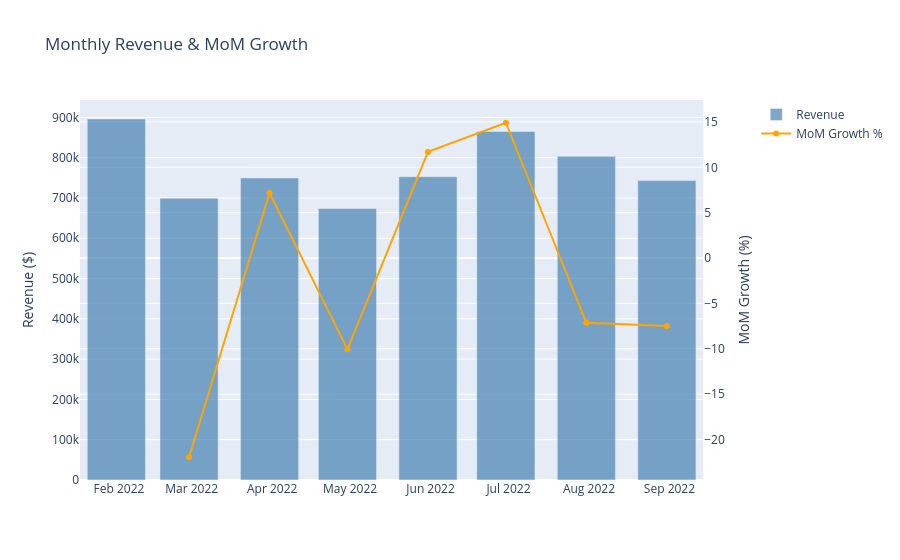

Notebook code cell kept with this figure:
### Markdown cell above
## 2. Revenue Trends

Monthly revenue with month-over-month growth rate.

### Code cell
monthly = mom_growth(monthly_revenue(df))

fig = make_subplots(specs=[[{'secondary_y': True}]])

fig.add_trace(
    go.Bar(x=monthly['Month'], y=monthly['Revenue'], name='Revenue', marker_color='steelblue', opacity=0.7),
    secondary_y=False
)
fig.add_trace(
    go.Scatter(x=monthly['Month'], y=monthly['MoM Growth %'], name='MoM Growth %',
               mode='lines+markers', line=dict(color='orange', width=2)),
    secondary_y=True
)

fig.update_layout(title='Monthly Revenue & MoM Growth', hovermode='x unified')
fig.update_yaxes(title_text='Revenue ($)', secondary_y=False)
fig.update_yaxes(title_text='MoM Growth (%)', secondary_y=True)
fig.show()

### Figure 1 — Plotly figure (JSON) as saved in the notebook; plotly's stock layout.template omitted (floating-point values rounded to 4 significant figures)
{"data": [{"marker": {"color": "steelblue"}, "name": "Revenue", "opacity": 0.7, "type": "bar", "x": ["2022-01-31T00:00:00.000000000", "2022-02-28T00:00:00.000000000", "2022-03-31T00:00:00.000000000", "2022-04-30T00:00:00.000000000", "2022-05-31T00:00:00.000000000", "2022-06-30T00:00:00.000000000", "2022-07-31T00:00:00.000000000", "2022-08-31T00:00:00.000000000"], "xaxis": "x", "y": [896100.0, 699400.0, 749500.0, 674100.0, 752900.0, 865100.0, 803400.0, 743100.0], "yaxis": "y"}, {"line": {"color": "orange", "width": 2}, "mode": "lines+markers", "name": "MoM Growth %", "type": "scatter", "x": ["2022-01-31T00:00:00.000000000", "2022-02-28T00:00:00.000000000", "2022-03-31T00:00:00.000000000", "2022-04-30T00:00:00.000000000", "2022-05-31T00:00:00.000000000", "2022-06-30T00:00:00.000000000", "2022-07-31T00:00:00.000000000", "2022-08-31T00:00:00.000000000"], "xaxis": "x", "y": [NaN, -21.95, 7.164, -10.06, 11.7, 14.91, -7.134, -7.503], "yaxis": "y2"}], "layout": {"hovermode": "x unified", "title": {"text": "Monthly Revenue & MoM Growth"}, "xaxis": {"anchor": "y", "domain": [0, 0.94]}, "yaxis": {"anchor": "x", "domain": [0, 1], "title": {"text": "Revenue ($)"}}, "yaxis2": {"anchor": "x", "overlaying": "y", "side": "right", "title": {"text": "MoM Growth (%)"}}}}
